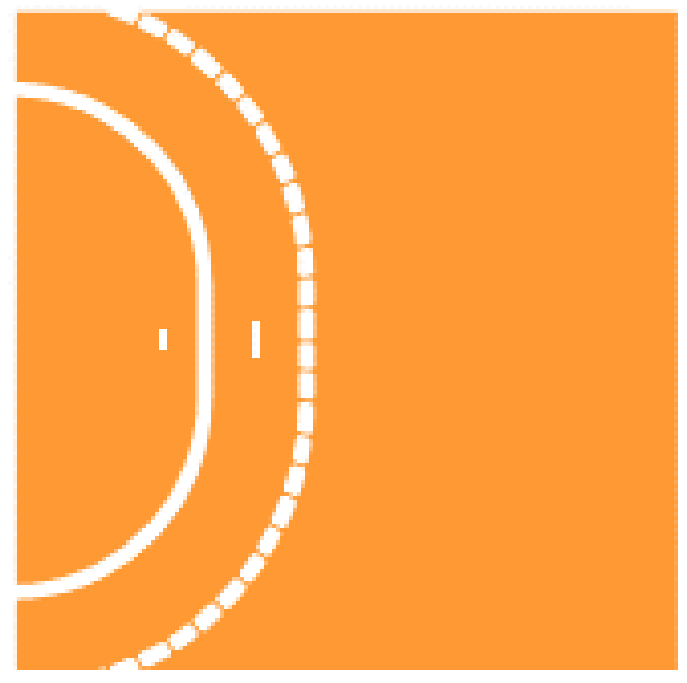
#> input picture data/court_left.png, 687 x 683 px, found by its file name
$ python draw_9m_line.py --left-image data/court_left.png --left-output data/court_left_9m.png --right-image data/court_right.png --right-output data/court_right_9m.png
#> lines starting #> are read from the running program, lines starting #| are printed output that depends on the picture
'''
コート画像に9mライン（仕様の四分円＋直線）を赤線で描画するスクリプト。
9mライン定義の確認用のプログラムです。

- 座標系は既存データと同じく正規化座標 [0,1]×[0,1] を前提とし、
  画像ピクセルへは x_px=W*x, y_px=H*y で写像する。
  半径 r=0.45 も x 方向は W*r, y 方向は H*r としてスケールする（非正方画像では楕円になる）。

描画仕様（与えられた問題文に準拠）:
    left:
        - 中心 (0, 0.425) 半径 0.45 の右上 1/4 円弧
        - 中心 (0, 0.575) 半径 0.45 の右下 1/4 円弧
    - それらの端点を結ぶ直線（x=0.45, y∈[0.425, 0.575]）
    right:
        - 中心 (1, 0.425) 半径 0.45 の左上 1/4 円弧
        - 中心 (1, 0.575) 半径 0.45 の左下 1/4 円弧
    - それらの端点を結ぶ直線（x=0.55, y∈[0.425, 0.575]）

使い方 (Windows PowerShell):
    - 1枚の画像に描く場合:
        python Scripts/draw_9m_line.py --image data/court.png --side both --output data/court_with_9m.png
    - left/right で別画像に個別描画する場合（両方指定可）:（1行で）
        python Scripts/draw_9m_line.py --left-image data/court_left.png --left-output data/court_left_9m.png --right-image data/court_right.png --right-output data/court_right_9m.png
      出力を省略した場合は自動命名（*_with_9m_left / *_with_9m_right）。
    - 画像がない場合は空の背景を作って描くことも可能:
        python Scripts/draw_9m_line.py --blank 1280x720 --side both --output data/blank_with_9m.png

必要ライブラリ: Pillow (PIL)
'''

from __future__ import annotations

import argparse
from pathlib import Path
from typing import Optional, Tuple

from PIL import Image, ImageDraw


Color = Tuple[int, int, int]


# 正規化→ピクセル座標への変換
def nx(x: float, W: int) -> float:
    return x * float(W)


def ny(y: float, H: int) -> float:
    return y * float(H)


def draw_left_9m(draw: ImageDraw.ImageDraw, W: int, H: int, color: Color = (255, 0, 0), width: int = 4) -> None:
    """left 側の9mラインを描画（右上/右下の四分円＋x=0.45の直線）。"""
    r = 0.45
    # 上側四分円（中心 (0, 0.425)）: 角度 270→360（右上）
    cx_up, cy_up = nx(0.0, W), ny(0.425, H)
    rx, ry = nx(r, W), ny(r, H)
    bbox_up = (cx_up - rx, cy_up - ry, cx_up + rx, cy_up + ry)
    draw.arc(bbox_up, start=270, end=360, fill=color, width=width)

    # 下側四分円（中心 (0, 0.575)）: 角度 0→90（右下）
    cx_lo, cy_lo = nx(0.0, W), ny(0.575, H)
    bbox_lo = (cx_lo - rx, cy_lo - ry, cx_lo + rx, cy_lo + ry)
    draw.arc(bbox_lo, start=0, end=90, fill=color, width=width)

    # 直線 x = 0.45, y ∈ [0.425, 0.575]
    x_line = nx(0.45, W)
    y1, y2 = ny(0.425, H), ny(0.575, H)
    draw.line([(x_line, y1), (x_line, y2)], fill=color, width=width)


def draw_right_9m(draw: ImageDraw.ImageDraw, W: int, H: int, color: Color = (255, 0, 0), width: int = 4) -> None:
    """right 側の9mラインを描画（左上/左下の四分円＋x=0.55の直線）。"""
    r = 0.45
    # 上側四分円（中心 (1, 0.425)）: 角度 180→270（左上）
    cx_up, cy_up = nx(1.0, W), ny(0.425, H)
    rx, ry = nx(r, W), ny(r, H)
    bbox_up = (cx_up - rx, cy_up - ry, cx_up + rx, cy_up + ry)
    draw.arc(bbox_up, start=180, end=270, fill=(255, 0, 0), width=width)

    # 下側四分円（中心 (1, 0.575)）: 角度 90→180（左下）
    cx_lo, cy_lo = nx(1.0, W), ny(0.575, H)
    bbox_lo = (cx_lo - rx, cy_lo - ry, cx_lo + rx, cy_lo + ry)
    draw.arc(bbox_lo, start=90, end=180, fill=(255, 0, 0), width=width)

    # 直線 x = 0.55, y ∈ [0.425, 0.575]
    x_line = nx(0.55, W)
    y1, y2 = ny(0.425, H), ny(0.575, H)
    draw.line([(x_line, y1), (x_line, y2)], fill=(255, 0, 0), width=width)


def parse_size(s: str) -> Tuple[int, int]:
    """'1280x720' のような表記を (1280,720) にパース。"""
    parts = s.lower().split('x')
    if len(parts) != 2:
        raise argparse.ArgumentTypeError("サイズは WxH の形式で指定してください（例: 1280x720）")
    try:
        w = int(parts[0])
        h = int(parts[1])
    except ValueError:
        raise argparse.ArgumentTypeError("サイズは整数で指定してください（例: 1280x720）")
    if w <= 0 or h <= 0:
        raise argparse.ArgumentTypeError("サイズは正の整数で指定してください")
    return w, h

def compute_line_width(W: int, H: int) -> int:
    """画像サイズから線幅の目安を決める（最小2px）。"""
    base = max(2, int(0.004 * min(W, H)))
    return base


def _process_image(src_path: Path, side: str, out_path: Optional[Path] = None) -> Path:
    """単一画像に指定サイドの9mラインを描画し、保存してパスを返す。"""
    img = Image.open(src_path).convert('RGB')
    W, H = img.size
    draw = ImageDraw.Draw(img)
    width = compute_line_width(W, H)
    if side == 'left':
        draw_left_9m(draw, W, H, color=(255, 0, 0), width=width)
        suffix = '_with_9m_left'
    elif side == 'right':
        draw_right_9m(draw, W, H, color=(255, 0, 0), width=width)
        suffix = '_with_9m_right'
    else:  # both
        draw_left_9m(draw, W, H, color=(255, 0, 0), width=width)
        draw_right_9m(draw, W, H, color=(255, 0, 0), width=width)
        suffix = '_with_9m'

    if out_path is None:
        out_path = src_path.with_name(src_path.stem + suffix + src_path.suffix)
    out_path.parent.mkdir(parents=True, exist_ok=True)
    img.save(out_path)
    return out_path


def main() -> None:
    parser = argparse.ArgumentParser(description='コート画像に9mラインを描画して保存します。')
    # 単一画像モード
    parser.add_argument('--image', type=str, help='入力画像パス（指定しない場合は --blank を利用）')
    parser.add_argument('--blank', type=parse_size, help='空の画像を生成して描画（形式: WxH 例: 1280x720）')
    parser.add_argument('--side', type=str, default='both', choices=['left', 'right', 'both'], help='描画対象サイド')
    parser.add_argument('--output', type=str, help='出力画像パス（省略時は自動命名）')
    # 複数画像モード（left/right 個別）
    parser.add_argument('--left-image', type=str, help='left サイド用の入力画像パス')
    parser.add_argument('--right-image', type=str, help='right サイド用の入力画像パス')
    parser.add_argument('--left-output', type=str, help='left サイド用の出力画像パス（省略時は *_with_9m_left）')
    parser.add_argument('--right-output', type=str, help='right サイド用の出力画像パス（省略時は *_with_9m_right）')

    args = parser.parse_args()

    # 複数画像モード（優先）
    left_img_path = Path(args.left_image) if args.left_image else None
    right_img_path = Path(args.right_image) if args.right_image else None

    if left_img_path or right_img_path:
        if left_img_path:
            if not left_img_path.exists():
                raise FileNotFoundError(f'left 用入力画像が見つかりません: {left_img_path}')
            left_out = Path(args.left_output) if args.left_output else None
            outp = _process_image(left_img_path, side='left', out_path=left_out)
#> in _process_image, `img.save(out_path)`:
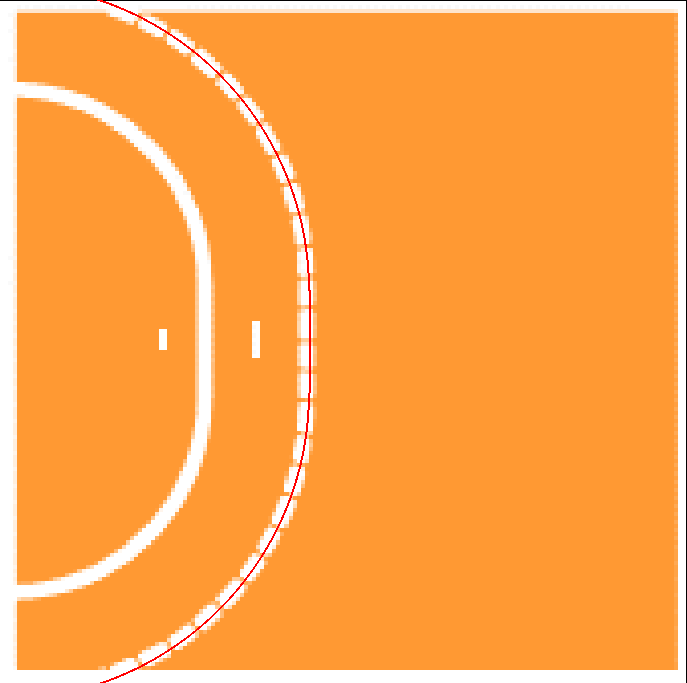
#> saved as court_left_9m.png: PIL image 687x683 RGB; mean R, G, B 254.2, 163.8, 74.3
            print(f'left 9mラインを描画して保存しました: {outp}')
        if right_img_path:
            if not right_img_path.exists():
                raise FileNotFoundError(f'right 用入力画像が見つかりません: {right_img_path}')
            right_out = Path(args.right_output) if args.right_output else None
            outp = _process_image(right_img_path, side='right', out_path=right_out)
#> call 2 of _process_image, with side = 'right'
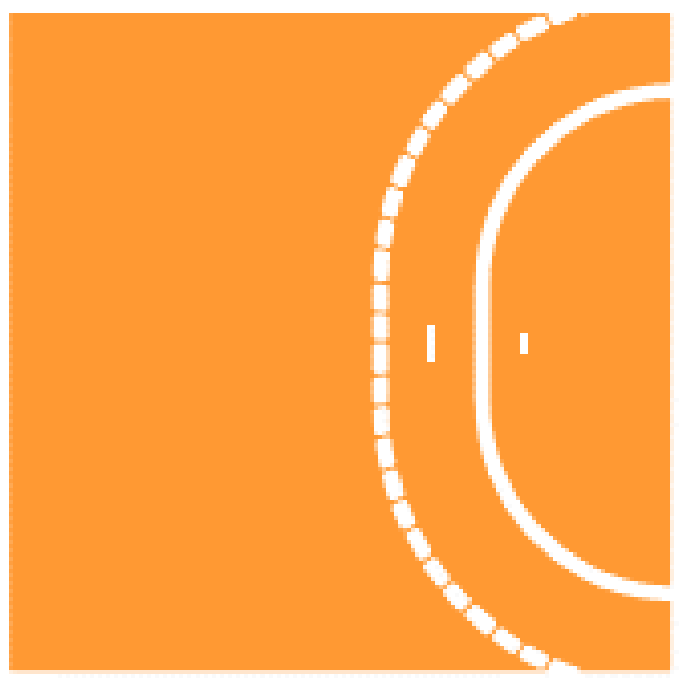
#> input picture data/court_right.png, 687 x 683 px, found by its file name
#> in _process_image (call 2), `img.save(out_path)`:
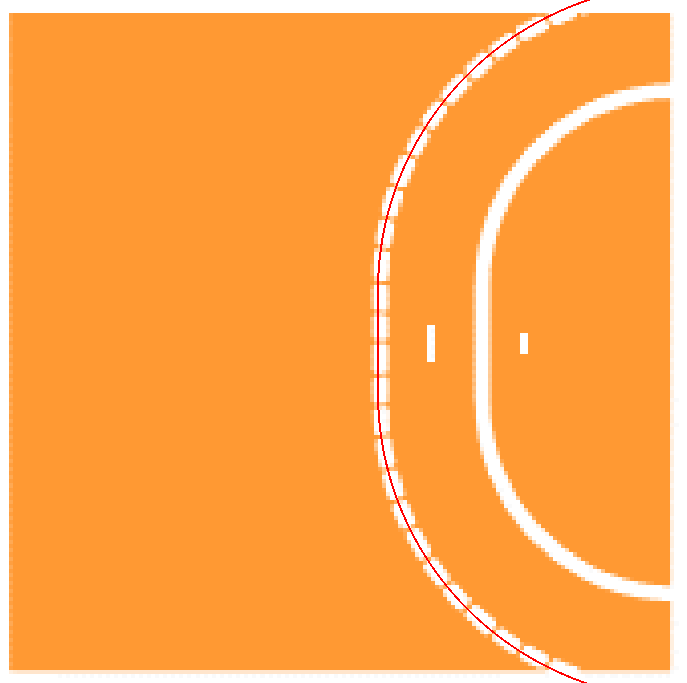
#> saved as court_right_9m.png: PIL image 687x683 RGB; mean R, G, B 255, 164.6, 75.1
            print(f'right 9mラインを描画して保存しました: {outp}')
        return

    # 単一画像モード/ブランク生成
    img: Optional[Image.Image] = None
    src_path: Optional[Path] = Path(args.image) if args.image else None

    if src_path is not None:
        if not src_path.exists():
            raise FileNotFoundError(f'入力画像が見つかりません: {src_path}')
        img = Image.open(src_path).convert('RGB')
    elif args.blank is not None:
        w, h = args.blank
        # コート風の背景色（薄い緑）
        img = Image.new('RGB', (w, h), color=(210, 230, 210))
    else:
        raise SystemExit('画像を指定してください: --image <path> もしくは --blank WxH あるいは --left-image/--right-image')

    W, H = img.size
    draw = ImageDraw.Draw(img)
    width = compute_line_width(W, H)

    if args.side in ('left', 'both'):
        draw_left_9m(draw, W, H, color=(255, 0, 0), width=width)
    if args.side in ('right', 'both'):
        draw_right_9m(draw, W, H, color=(255, 0, 0), width=width)

    # 出力先決定
    if args.output:
        out_path = Path(args.output)
    else:
        if src_path is not None:
            suffix = '_with_9m' if args.side == 'both' else f"_with_9m_{args.side}"
            out_path = src_path.with_name(src_path.stem + suffix + src_path.suffix)
        else:
            out_path = Path('data') / 'blank_with_9m.png'
            out_path.parent.mkdir(parents=True, exist_ok=True)

    img.save(out_path)
    print(f'9mラインを描画して保存しました: {out_path}')


if __name__ == '__main__':
    main()
